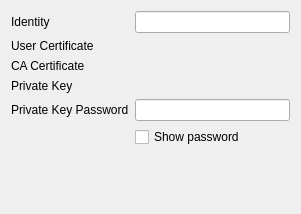
<ui version="4.0" >
 <class>Tls</class>
 <widget class="QWidget" name="Tls" >
  <property name="geometry" >
   <rect>
    <x>0</x>
    <y>0</y>
    <width>301</width>
    <height>214</height>
   </rect>
  </property>
  <layout class="QVBoxLayout" name="verticalLayout" >
   <item>
    <layout class="QGridLayout" name="gridLayout" >
     <item row="0" column="0" >
      <widget class="QLabel" name="label" >
       <property name="text" >
        <string>Identity</string>
       </property>
      </widget>
     </item>
     <item row="0" column="1" >
      <widget class="KLineEdit" name="kcfg_identity" />
     </item>
     <item row="1" column="0" >
      <widget class="QLabel" name="label_2" >
       <property name="text" >
        <string>User Certificate</string>
       </property>
      </widget>
     </item>
     <item row="1" column="1" >
      <widget class="KUrlRequester" name="kcfg_clientcert" />
     </item>
     <item row="2" column="0" >
      <widget class="QLabel" name="label_3" >
       <property name="text" >
        <string>CA Certificate</string>
       </property>
      </widget>
     </item>
     <item row="2" column="1" >
      <widget class="KUrlRequester" name="kcfg_cacert" />
     </item>
     <item row="3" column="0" >
      <widget class="QLabel" name="label_4" >
       <property name="text" >
        <string>Private Key</string>
       </property>
      </widget>
     </item>
     <item row="3" column="1" >
      <widget class="KUrlRequester" name="kcfg_privatekey" />
     </item>
     <item row="4" column="0" >
      <widget class="QLabel" name="label_5" >
       <property name="text" >
        <string>Private Key Password</string>
       </property>
      </widget>
     </item>
     <item row="4" column="1" >
      <widget class="KLineEdit" name="privkeypw" />
     </item>
     <item row="5" column="1" >
      <widget class="QCheckBox" name="checkBox" >
       <property name="text" >
        <string>Show password</string>
       </property>
      </widget>
     </item>
    </layout>
   </item>
   <item>
    <spacer name="verticalSpacer" >
     <property name="orientation" >
      <enum>Qt::Vertical</enum>
     </property>
     <property name="sizeHint" stdset="0" >
      <size>
       <width>20</width>
       <height>1</height>
      </size>
     </property>
    </spacer>
   </item>
  </layout>
 </widget>
 <customwidgets>
  <customwidget>
   <class>KLineEdit</class>
   <extends>QLineEdit</extends>
   <header>klineedit.h</header>
  </customwidget>
  <customwidget>
   <class>KUrlRequester</class>
   <extends>QFrame</extends>
   <header>kurlrequester.h</header>
  </customwidget>
 </customwidgets>
 <resources/>
 <connections/>
</ui>
